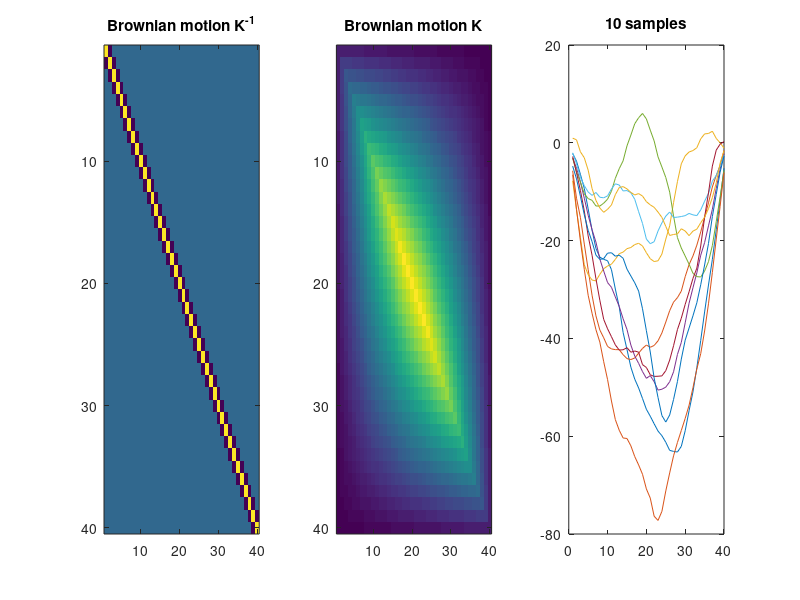
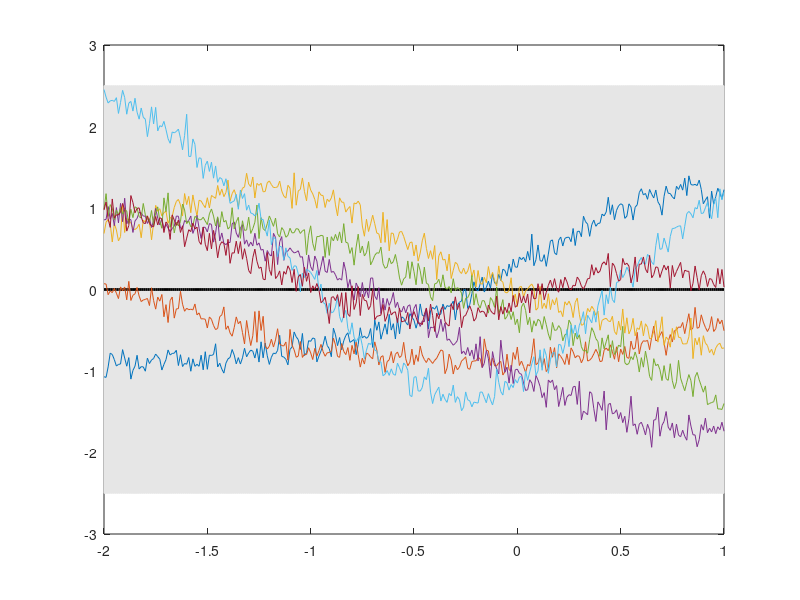
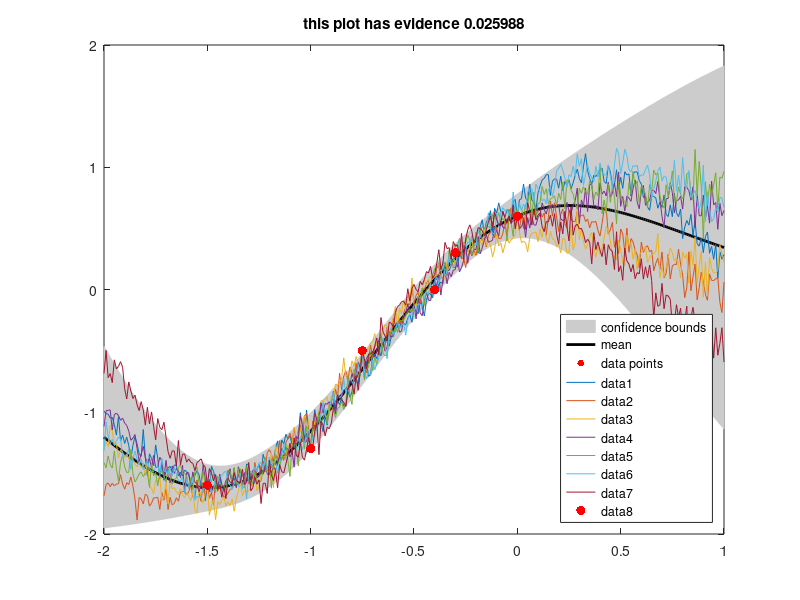

Recreate these plots in MATLAB, in order. (Note: this script raises an error after producing the figures.)
%This file contains a walkthrough for explaining Gaussian Processes to
%any scientist, including statisticians and non statisticians.
%There is a .pdf file that completes this tutorial.

%%  Demo #1 Univariate Normal %%
% in order to generate a univariate random number, use any real numbers \mu
% and \sigma to define the distribution.
mu = 6.2; %the mean
sigma_squared = 2; %sigma^2 is the variance

%randn returns a random number from the standard normal distribution, which
%is a univariate normal with \mu = 0, \sigma = 1
standard_normal_random_number = randn;

%this is converted to an arbitrary univariate gaussian normal by:
normal_random_number = sqrt(sigma_squared) * standard_normal_random_number + mu;

%now, we can plot what's going on:
for i=1:100000
    standard_normal_random_number(i) = randn;
    normal_random_number(i) = sqrt(sigma_squared) * standard_normal_random_number(i) + mu;
end

hist([standard_normal_random_number' normal_random_number'],50)
legend('standard', 'custom')

%% Demo #2 Multivariate Normal %%
%The same trick works for the multivariate normal. \Mu has to be a vector,
%and \Sigma a symetric semidefinite matrix
Mu = [3 ;0]; %the mean

%a matrix is symetric iff M(a,b) = M(b,a), a positive semidefinite iff
% x*M*x'>=0 for any vector x. These properties are satisfied by all matrices
% which are taken from the matlab function gallery('randcorr',n)
Sigma =  [ 1.0000   -0.9195;  -0.9195    1.0000];

% to find A such that A'*A = Sigma, we find the eigendecompositon of Sigma:
% V'*D*V = Sigma
[V,D]=eig(Sigma);
A=V*(D.^(1/2));

%The standard multivariate normal is just a series of independently drawn
%univariate normal random numbers
standard_random_vector = randn(2,1);

%this is converted to an arbitrary multivariate normal by:
normal_random_vector = A * standard_random_vector + Mu;

%now, we can plot what's going on:
for i=1:1000
    standard_random_vector(:,i) = randn(2,1);
    normal_random_vector(:,i) = A * standard_random_vector(:,i) + Mu;
end
plot(standard_random_vector(1,:),standard_random_vector(2,:),'.')
hold on
plot(normal_random_vector(1,:),normal_random_vector(2,:),'r.')
legend('standard', 'custom')

%% A Kernel Matrix demonstration Brownian motion
n=40;
%The brownian motion kernel is defined through its very simple inverse
inverse=2*eye(n);
inverse=inverse-(triu(ones(n),1)-triu(ones(n),2))';
inverse=inverse-(triu(ones(n),1)-triu(ones(n),2));

subplot(1,3,1);imagesc(inverse);title('Brownian motion K^{-1}')
subplot(1,3,2);imagesc(inv(inverse));title('Brownian motion K')

%draw some samples
r=randn(n,10);
subplot(1,3,3);plot(inverse\r);title('10 samples')

%% Demo #3 Gaussian Process %%
% one way of looking at a Gaussian Process is as a Multivariate Normal with
% an infinite number of dimensions. However, in order to model
% relationships between points, we construct the covariance matrix with a
% function that defines the value of the matrix for any pair of real numbers:
figure;
sigma_f = 1.1251; %parameter of the squared exponential kernel
l =  0.90441; %parameter of the squared exponential kernel
kernel_function = @(x,x2) sigma_f^2*exp((x-x2)^2/(-2*l^2));

%This is one of many popular kernel functions, the squared exponential
%kernel. It favors smooth functions. (Here, it is defined here as an anonymous
%function handle)

% we can also define an error function, which models the observation noise
sigma_n = 0.1; %known noise on observed data
error_function = @(x,x2) sigma_n^2*(x==x2); 
%this is just iid gaussian noise with mean 0 and variance sigma_n^2s

%kernel functions can be added together. Here, we add the error kernel to
%the squared exponential kernel)
k = @(x,x2) kernel_function(x,x2)+error_function(x,x2);

%We can find the mean and the variance of the GP at each point
prediction_x=-2:0.01:1;
for i=1:length(prediction_x)
    mean(i) = 0;
    variance(i) = k(prediction_x(i),prediction_x(i));
end
plot_variance = @(x,lower,upper,color) set(fill([x,x(end:-1:1)],[upper,fliplr(lower)],color),'EdgeColor',color);
plot_variance(prediction_x,mean-1.96*variance,mean+1.96*variance,[0.9 0.9 0.9])
hold on
set(plot(prediction_x,mean,'k'),'LineWidth',2)

%% Demo #4 Gaussian Process Sampling %%
% now, we would like to sample from a Gaussian Process defined by this
% kernel. First, for the subset of points we are interested to plot, we
% construct the kernel matrix (using our kernel function)
K=zeros(length(prediction_x),length(prediction_x));
for i=1:length(prediction_x)
    for j=i:length(prediction_x)%We only calculate the top half of the matrix. This is an unnecessary speedup trick
        K(i,j)=k(prediction_x(i),prediction_x(j));
    end
end
K=K+triu(K,1)'; % We can use the upper half of the matrix and copy it to the
%bottom, because it is symetrical

[V,D]=eig(K);
A=V*(D.^(1/2));

%Then, we use the kernel as the covariance matrix of a multivariate normal
clear gaussian_process_sample;
for i=1:7
    standard_random_vector = randn(length(prediction_x),1);
    gaussian_process_sample(:,i) = A * standard_random_vector;
end

plot(prediction_x,real(gaussian_process_sample))

%% Demo #5 Gaussian Process Regression %%
%initialize observations
X_o = [-1.5 -1 -0.75 -0.4 -0.3 0]';
Y_o = [-1.6 -1.3 -0.5 0 0.3 0.6]';

K = zeros(length(X_o));
for i=1:length(X_o)
    for j=1:length(X_o)
        K(i,j)=k(X_o(i),X_o(j));
    end
end

%note that we use kernel_function, not kernel_function+error_function, when incorporating points other than noisy measurements
K_ss=zeros(length(prediction_x),length(prediction_x));
for i=1:length(prediction_x)
    for j=i:length(prediction_x)%We only calculate the top half of the matrix. This an unnecessary speedup trick
        K_ss(i,j)=kernel_function(prediction_x(i),prediction_x(j));
    end
end
K_ss=K_ss+triu(K_ss,1)'; % We can use the upper half of the matrix and copy it to the

K_s=zeros(length(prediction_x),length(X_o));
for i=1:length(prediction_x)
    for j=1:length(X_o)
        K_s(i,j)=kernel_function(prediction_x(i),X_o(j)); 
    end
end

Mu = (K_s/K)*Y_o;
Sigma = 1.96*sqrt(diag(K_ss-K_s/K*K_s'));

figure
plot_variance = @(x,lower,upper,color) set(fill([x,x(end:-1:1)],[upper,fliplr(lower)],color),'EdgeColor',color);
plot_variance(prediction_x,(Mu-Sigma)',(Mu+Sigma)',[0.8 0.8 0.8])
hold on
set(plot(prediction_x,Mu,'k-'),'LineWidth',2)
set(plot(X_o,Y_o,'r.'),'MarkerSize',15)

% this gives a poor model, because we aren't using good parameters to model
% the function. In order to get better parameters, we can maximize evidence
evidence = exp((Y_o'/K*Y_o+log(det(K))+length(Y_o)*log(2*pi))/-2);
title (['this plot has evidence ' num2str(evidence)])

legend('confidence bounds','mean','data points','location','SouthEast')

%% Demo #5.2 Sample from the Gaussian Process posterior
clearvars -except k prediction_x K X_o Y_o

%We can also sample from this posterior, the same way as we sampled before:
K_ss=zeros(length(prediction_x),length(prediction_x));
for i=1:length(prediction_x)
    for j=i:length(prediction_x)%We only calculate the top half of the matrix. This an unnecessary speedup trick
        K_ss(i,j)=k(prediction_x(i),prediction_x(j));
    end
end
K_ss=K_ss+triu(K_ss,1)'; % We can use the upper half of the matrix and copy it to the

K_s=zeros(length(prediction_x),length(X_o));
for i=1:length(prediction_x)
    for j=1:length(X_o)
        K_s(i,j)=k(prediction_x(i),X_o(j));
    end
end

[V,D]=eig(K_ss-K_s/K*K_s');
A=real(V*(D.^(1/2)));

for i=1:7
    standard_random_vector = randn(length(A),1);
    gaussian_process_sample(:,i) = A * standard_random_vector+K_s/K*Y_o;
end
hold on
plot(prediction_x,real(gaussian_process_sample))

set(plot(X_o,Y_o,'r.'),'MarkerSize',20)

%% Demo 6 finding parameters of a Gaussian Process with grid search %%
sigma_n = 0.2;% we know the amount of noise from the data
sigma_range = 0.01:0.04:4;
l_range = 0.01:0.04:2;

evidence=zeros(length(sigma_range),length(l_range));
for i=1:length(sigma_range)
    for j=1:length(l_range)
        evidence(i,j)=evidence_2_param_GP([sigma_range(i) l_range(j)],sigma_n);
    end
end
imagesc(sigma_range,l_range,real(evidence)');colorbar
title('inverse log evidence of the squared exponential kernel')
xlabel('sigma parameter')
ylabel('l parameter')
hold on
%get the max l and sigma
[v location]=min(evidence(:));
l_location=floor(location/length(sigma_range))+1;
sigma_location=mod(location,l_location*length(sigma_range)-length(sigma_range));
l = l_range(l_location);
sigma = sigma_range(sigma_location);

set(plot(sigma,l,'rx'),'MarkerSize',25)

% finding parameters of a Gaussian Process with fminsearch %%
starting_place = randn(2,10);
sigma_n = 0.2;
for i=1:size(starting_place,2)
    x_guess(:,i)=fminsearch(@evidence_2_param_GP,starting_place(:,i),[],sigma_n);
    error(i)=evidence_2_param_GP(x_guess(:,i),sigma_n);
end
[v location]=min(error);

disp(['The optimal evidence is ' num2str(exp(-evidence_2_param_GP(x_guess(:,location),sigma_n))) ','])
disp(['(for parameters \sigma=' num2str(x_guess(1,location)) ' and l=' num2str(x_guess(2,location)) ')'])
x_guess=abs(x_guess);
set(plot(x_guess(1,location),x_guess(2,location),'r.'),'MarkerSize',25)

legend('grid search minimum', 'matlab''s fminsearch minimum')

%% Demo 7 Gaussian Process with input in 2-D
clear
close all
sigma_f=0.5;
l=1;
kernel_function = @(x,x2) sigma_f^2*exp(((x-x2)'*(x-x2))/(-2*l^2));

grid_size=15;
[x1 x2]=meshgrid(1:grid_size,1:grid_size);
prediction_x=[x1(:)';x2(:)']./5;

for i=1:grid_size^2
    for j=1:grid_size^2
        K(i,j)=kernel_function(prediction_x(:,i),prediction_x(:,j));
    end
end

[V,D]=eig(K);
A=V*(D.^(1/2));

for k=1:10
    % prediction_x is a matrix where each collumn is a test location in x
    standard_random_vector = randn(length(prediction_x),1);
    gaussian_process_sample = A * standard_random_vector;
    %plot3(prediction_x(1,:),prediction_x(2,:),real(gaussian_process_sample(:,i)));
    %grid on
    surf(x1,x2,reshape(real(gaussian_process_sample),grid_size,grid_size));
    xlabel('x_1')
    ylabel('x_2') 
    zlabel('y')
    pause
end

%% Demo 8 (offline) Flying through a Guassian Process sample in 2-D
clear
close all
sigma_f=0.5;
l=1;
kernel_function = @(x,x2) sigma_f^2*exp(dot(x-x2,x-x2)/(-2*l^2));

grid_size=20;
animation_length=100;
tic
[x1 x2]=meshgrid(1:grid_size,1:grid_size+animation_length);
toc
% prediction_x is a matrix where each collumn is a test location in x
prediction_x=[x1(:)';x2(:)']'./5;
% for i=1:length(prediction_x)
%     for j=1:length(prediction_x)
%         K(i,j)=kernel_function(prediction_x(:,i),prediction_x(:,j));
%     end
% end
%new version
tic
n=size(prediction_x,1);
K=prediction_x*prediction_x'/sigma_f^2;
d=diag(K);
K=K-ones(n,1)*d'/2;
K=K-d*ones(1,n)/2;
K=exp(K);
toc

[V,D]=eig(K);
A=V*(D.^(1/2));

standard_random_vector = randn(length(prediction_x),1);
gaussian_process_sample = real(A * standard_random_vector)./3;

sample_rect=reshape(real(gaussian_process_sample),grid_size+animation_length,grid_size);
i=1;
surf(x1(i:i+grid_size-1,:),x2(i:i+grid_size-1,:),sample_rect(i:i+grid_size-1,:));

for i=1:animation_length
    %plot3(prediction_x(1,:),prediction_x(2,:),real(gaussian_process_sample(:,i)));
    %grid on
    surf(x1(i:i+grid_size-1,:),x2(i:i+grid_size-1,:),sample_rect(i:i+grid_size-1,:));
    axis([0 20 i i+grid_size -1 1])
    xlabel('x_1')
    ylabel('x_2') 
    zlabel('y')
    pause(0.1)
end

%% Demo 9 (online) Flying through a Guassian Process sample in 2-D
clear
close all
sigma_f=7;

grid_size=50;
[x1 x2]=meshgrid(1:grid_size);
x1_place=grid_size;
% prediction_x is a matrix where each collumn is a test location in x
prediction_x=[x1(:)';x2(:)']';
% for i=1:length(prediction_x)
%     for j=1:length(prediction_x)
%         K(i,j)=kernel_function(prediction_x(:,i),prediction_x(:,j));
%     end
% end
%new version
K=rbf(prediction_x,sigma_f);
[V,D]=eig(K);
A=V*(D.^(1/2));

standard_random_vector = randn(length(prediction_x),1);
gaussian_process_sample = real(A * standard_random_vector);

sample_rect=reshape(real(gaussian_process_sample),grid_size,grid_size);
surf(x1,x2,sample_rect);
i=1;
axis([1 grid_size i i+grid_size-1 -2 2])   
xlabel('x_1')
ylabel('x_2') 
zlabel('y')

for i=1:2000
    %generate next x coordinates
    x1_place = x1_place + 1;
    [x1_next x2_next]=meshgrid(x1_place,1:grid_size);
    x1_old=x1(:,end-2:end);
    x2_old=x2(:,end-2:end);
    x1=[x1(:,2:end) x1_next];
    x2=[x2(:,2:end) x2_next];
    previous_x=[x1_old(:) x2_old(:)];
    new_x=[x1_next(:) x2_next(:)];

    %generate y for these coordinates, given already sampled y. To reduce
    %complexity, we only look at the y of the previous frame, not all observed y
    tic
    K=rbf(previous_x,sigma_f)+eye(length(previous_x))*10^-5;
    K_ss=rbf(new_x,sigma_f)+eye(length(new_x))*10^-5;
    K_s=rbf(new_x,sigma_f,previous_x);
    
    [V,D]=eig(K_ss-K_s/K*K_s');
    A=real(V*(D.^(1/2)));
    

    standard_random_vector = randn(length(K_ss),1);
    %gaussian_process_sample
    %real(gaussian_process_sample(grid_size+1:end))
    new_sample = A * standard_random_vector+K_s/K*real(gaussian_process_sample(end-length(previous_x)+1:end));
    gaussian_process_sample = [gaussian_process_sample(length(new_sample)+1:end);new_sample];
    toc
    sample_rect=reshape(real(gaussian_process_sample),grid_size,grid_size);

    surf(x1,x2,sample_rect);
    axis([i i+grid_size-1 1 grid_size -2 2])   
    xlabel('x_1')
    ylabel('x_2') 
    zlabel('y')
    
    pause(0.05)
end

%% Demo 10 Sampling the Gaussian Process prior in 3D
%the previously used kernel_function and error_function can be extended to
%support vector input. This is an natural case of the squared exponential
%kernel, with the same parameters and properties. (note that this is the
%rotationally invariant version)
kernel_function_m = @(x,x2) sigma_f^2*exp((x-x2)'*(x-x2)/(-2*l^2));
%here, the error function needs to test whether two vectors are exactly the
%same. This is done by counting the number of matches between x and x2
error_function_m = @(x,x2) sigma_n^2*(sum(x==x2)==length(x));
%k_m is used instead of k
k_m = @(x,x2) kernel_function_m(x,x2)+error_function_m(x,x2); 

%the resolution option here allows to change the granularity of the sampled
%Gaussian Process. Since resolution^2 samples need to be taken, this cannot
%be too high. In even higher dimensions, taking samples from a Gaussian
%Process at every point of a grid becomes prohibitive, so they cannot be
%visualised by their samples.
resolution=5;
%generate the grid where to take samples, and save it the same way as
%prediciton_x in previous Demos.
[a b]=meshgrid(linspace(0,1,resolution));
%Before, prediciton_x had n*1 dimensions, now it will have n*2
prediction_x=[a(:) b(:)]';

%This is done exactly as in Demo 4
K=zeros(size(prediction_x,2),size(prediction_x,2));
for i=1:size(prediction_x,2)
    for j=i:size(prediction_x,2)%We only calculate the top half of the matrix. 
        %(This is an unnecessary speedup trick)
        
        %here, we use the vectors prediction_x(:,i) for each point
        K(i,j)=k_m(prediction_x(:,i),prediction_x(:,j));
    end
end
K=K+triu(K,1)'; % We can use the upper half of the matrix and copy it to the
%bottom, because it is symetrical

[V,D]=eig(K);
A=V*(D.^(1/2));

%take a single sample, and plot the surface. Note that this becomes
%impossible in higher dimensions.
standard_random_vector = randn(size(prediction_x,2),1);
sample=A * standard_random_vector;
surf(reshape(sample,resolution,resolution))

%an important note: a Gaussian Process with 1D input is a continuous line, but for a
%2D input, it is a continuous surface. That's because the Gaussian Process defines a
%value for every possible point everywhere in the x-y space.

%% Demo 11 Sampling the Gaussian Process posterior in many dimensions
dimensions=4;
%this initialises the random number generator to create the same numbers
%each time it is executed, for repeatability.
rng('default');
%generate 7 random observations in 4 dimensions
X_o = rand(dimensions,7);
Y_o = [-2 -1.6 -1.3 -0.5 0 0.3 0.6]';

K = zeros(size(X_o,2));
for i=1:size(X_o,2)
    for j=1:size(X_o,2)
        K(i,j)=k_m(X_o(:,i),X_o(:,j));
    end
end

prediction_x=[0 0 0 0; 1 0 0 0; 1 1 1 1]';

K_ss=zeros(size(prediction_x,2));
for i=1:size(prediction_x,2)
    for j=i:size(prediction_x,2)%We only calculate the top half of the matrix. This an unnecessary speedup trick
        K_ss(i,j)=k_m(prediction_x(:,i),prediction_x(:,j));
    end
end
K_ss=K_ss+triu(K_ss,1)'; % We can use the upper half of the matrix and copy it to the

K_s=zeros(size(prediction_x,2),size(X_o,2));
for i=1:size(prediction_x,2)
    for j=1:size(X_o,2)%We only calculate the top half of the matrix. This an unnecessary speedup trick
        K_s(i,j)=k_m(prediction_x(:,i),X_o(:,j)); 
    end
end

%calculate Mu and Sigma according to the equation on page 13
Mu = (K_s/K)*Y_o;
Sigma = K_ss-K_s/K*K_s';